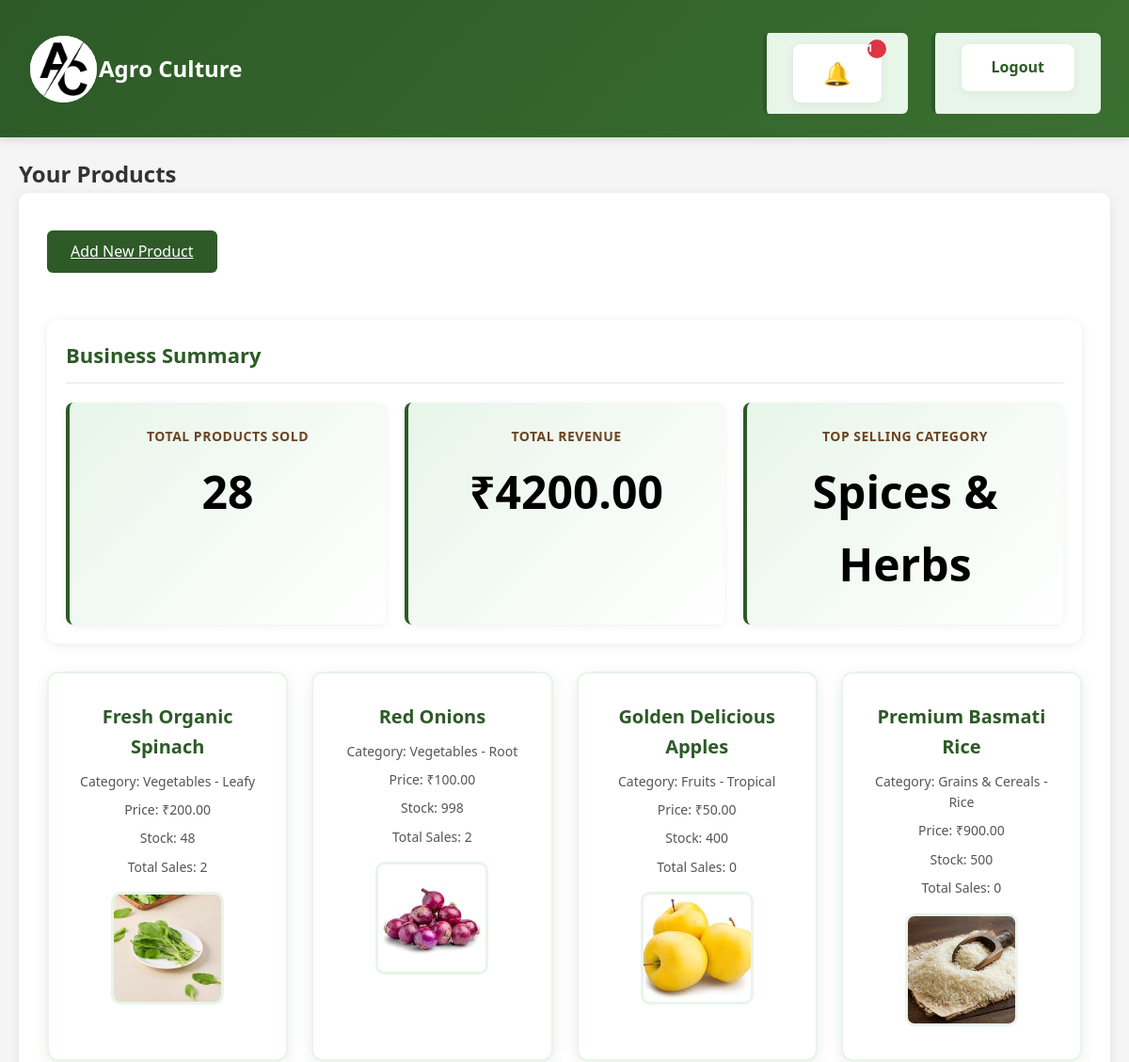
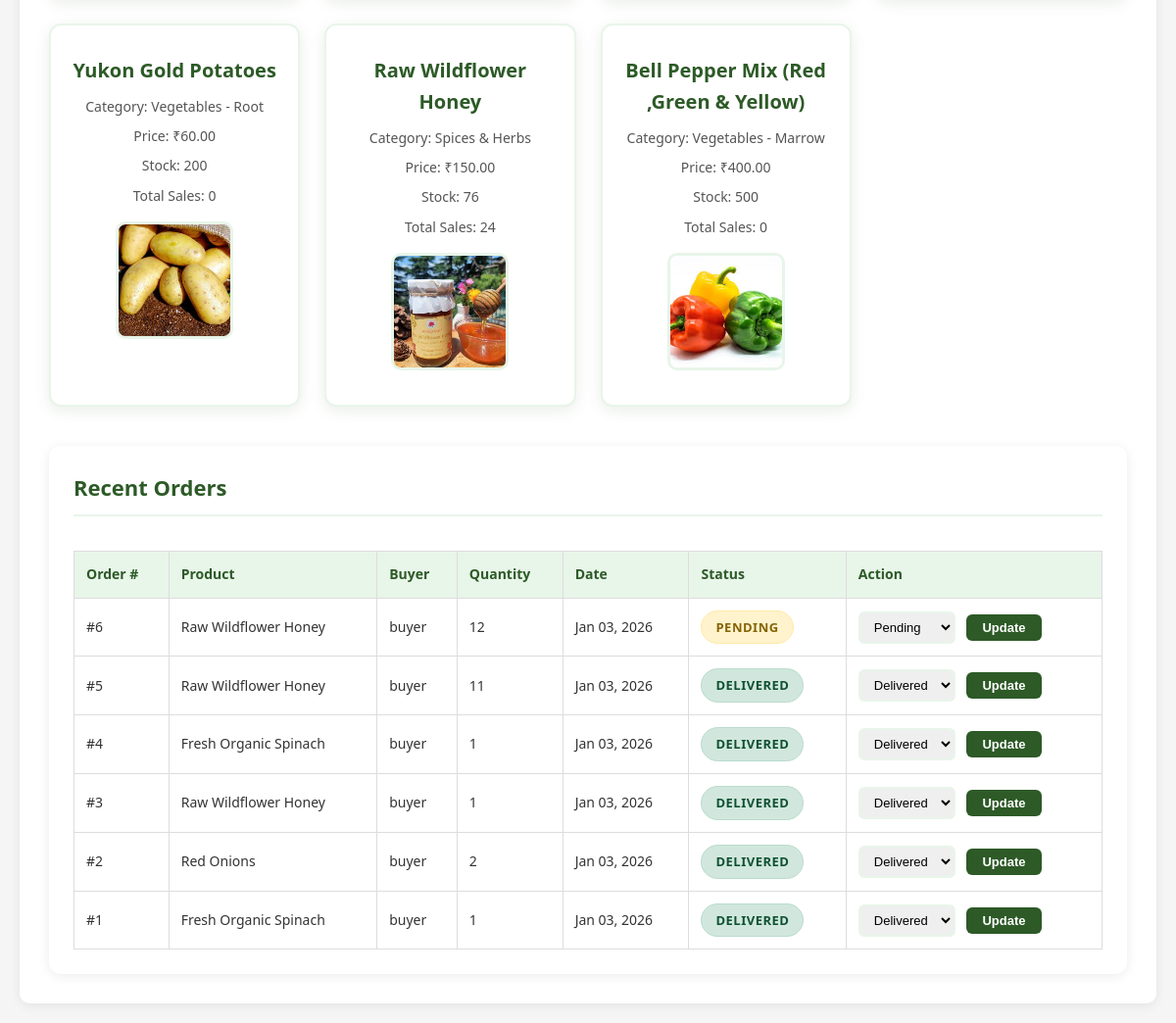
The app's page /farmer_dashboard/ (signed in) with its own data (2 pictures, top to bottom).
### marketplace/models.py (models this page shows, shortened)
class Product(models.Model):
	CATEGORY_CHOICES = [
		('Vegetables - Leafy', 'Vegetables - Leafy'),
		('Vegetables - Root', 'Vegetables - Root'),
		('Vegetables - Marrow', 'Vegetables - Marrow'),
		('Fruits - Seasonal', 'Fruits - Seasonal'),
		('Fruits - Tropical', 'Fruits - Tropical'),
		('Fruits - Berries', 'Fruits - Berries'),
		('Grains & Cereals - Rice', 'Grains & Cereals - Rice'),
		('Grains & Cereals - Wheat', 'Grains & Cereals - Wheat'),
		('Grains & Cereals - Corn', 'Grains & Cereals - Corn'),
		('Pulses & Legumes - Lentils', 'Pulses & Legumes - Lentils'),
		('Pulses & Legumes - Beans', 'Pulses & Legumes - Beans'),
		('Pulses & Legumes - Peas', 'Pulses & Legumes - Peas'),
		('Dairy Products - Milk', 'Dairy Products - Milk'),
		('Dairy Products - Butter', 'Dairy Products - Butter'),
		('Dairy Products - Cheese', 'Dairy Products - Cheese'),
		('Livestock - Poultry', 'Livestock - Poultry'),
		('Livestock - Cattle', 'Livestock - Cattle'),
		('Livestock - Sheep', 'Livestock - Sheep'),
		('Spices & Herbs', 'Spices & Herbs'),
	]
	name = models.CharField(max_length=100)
	category = models.CharField(max_length=50, choices=CATEGORY_CHOICES)
	price = models.DecimalField(max_digits=10, decimal_places=2)
	quantity = models.PositiveIntegerField()
	image = models.ImageField(upload_to='product_images/', blank=True, null=True)
	farmer = models.ForeignKey(User, on_delete=models.CASCADE, related_name='products', validators=[validate_farmer])

class Order(models.Model):
	STATUS_CHOICES = [
		('Pending', 'Pending'),
		('Shipped', 'Shipped'),
		('Delivered', 'Delivered'),
	]
	buyer = models.ForeignKey(User, on_delete=models.CASCADE, related_name='orders')
	product = models.ForeignKey(Product, on_delete=models.CASCADE)
	quantity = models.PositiveIntegerField()
	order_date = models.DateTimeField(auto_now_add=True)
	status = models.CharField(max_length=20, choices=STATUS_CHOICES, default='Pending')

### marketplace/views.py (the view)
# urls.py: path('farmer_dashboard/', views.farmer_products, name='farmer_dashboard'),
@login_required
def farmer_products(request):
	user = request.user
	if not hasattr(user, 'userprofile') or user.userprofile.role != 'Farmer':
		messages.error(request, 'Access denied. Only Farmers can view this page.')
		return redirect('login')
	products = Product.objects.filter(farmer=user)
	total_sales = {}
	total_products_sold = 0
	total_revenue = 0
	category_sales = {}
	for product in products:
		product_sold = Order.objects.filter(product=product).aggregate(Sum('quantity'))['quantity__sum'] or 0
		total_sales[product.id] = product_sold
		total_products_sold += product_sold
		orders = Order.objects.filter(product=product)
		for order in orders:
			total_revenue += order.quantity * product.price
		if product.category not in category_sales:
			category_sales[product.category] = 0
		category_sales[product.category] += product_sold
	top_category = max(category_sales, key=category_sales.get) if category_sales else 'N/A'
	orders = Order.objects.filter(product__farmer=user).select_related('product', 'buyer').order_by('-order_date')
	return render(request, 'farmer_products.html', {
		'products': products,
		'total_sales': total_sales,
		'total_products_sold': total_products_sold,
		'total_revenue': total_revenue,
		'top_category': top_category,
		'orders': orders,
	})

### marketplace/templatetags/custom_filters.py (called while the page is built)
@register.filter(name='get_item')
def get_item(dictionary, key):
    if isinstance(dictionary, dict):
        return dictionary.get(key)
    return None

### templates/farmer_products.html (shortened to what this page needs)
{% extends 'base.html' %}
{% load custom_filters %}
{% block content %}
<h2>Your Products</h2>
<div class="dashboard">
    <a href="{% url 'add_product' %}" class="file-upload-btn" style="margin-bottom:20px;display:inline-block;">Add New Product</a>
    <div class="business-summary">
        <h3>Business Summary</h3>
        <div class="summary-cards">
            <div class="summary-card">
                <h4>Total Products Sold</h4>
                <p class="summary-value">{{ total_products_sold }}</p>
            </div>
            <div class="summary-card">
                <h4>Total Revenue</h4>
                <p class="summary-value">₹{{ total_revenue }}</p>
            </div>
            <div class="summary-card">
                <h4>Top Selling Category</h4>
                <p class="summary-value">{{ top_category }}</p>
            </div>
        </div>
    </div>
    <div class="product-cards">
        {% for product in products %}
        <div class="card">
            <h4>{{ product.name }}</h4>
            <p>Category: {{ product.category }}</p>
            <p>Price: ₹{{ product.price }}</p>
            <p>Stock: {{ product.quantity }}</p>
            <p>Total Sales: {{ total_sales|get_item:product.id }}</p>
            {% if product.image %}
            <img src="{{ product.image.url }}" alt="{{ product.name }}" class="product-img">
            {% endif %}
        </div>
        {% empty %}
        <p>No products uploaded yet.</p>
        {% endfor %}
    </div>
    <div class="orders-management">
        <h3>Recent Orders</h3>
        <div class="orders-table">
            <table>
                <thead>
                    <tr>
                        <th>Order #</th>
                        <th>Product</th>
                        <th>Buyer</th>
                        <th>Quantity</th>
                        <th>Date</th>
                        <th>Status</th>
                        <th>Action</th>
                    </tr>
                </thead>
                <tbody>
                    {% for order in orders %}
                    <tr>
                        <td>#{{ order.id }}</td>
                        <td>{{ order.product.name }}</td>
                        <td>{{ order.buyer.username }}</td>
                        <td>{{ order.quantity }}</td>
                        <td>{{ order.order_date|date:"M d, Y" }}</td>
                        <td><span class="order-status status-{{ order.status|lower }}" id="status-{{ order.id }}">{{ order.status }}</span></td>
                        <td>
                            <select class="status-select" data-order-id="{{ order.id }}">
                                {% for value, label in order.STATUS_CHOICES %}
                                    <option value="{{ value }}" {% if order.status == value %}selected{% endif %}>{{ label }}</option>
                                {% endfor %}
                            </select>
                            <button class="update-status-btn" data-order-id="{{ order.id }}">Update</button>
                        </td>
                    </tr>
                    {% empty %}
                    <tr><td colspan="7" style="text-align:center; padding:15px;">No orders yet.</td></tr>
                    {% endfor %}
                </tbody>
            </table>
        </div>
    </div>
</div>
{% endblock %}

### static/css/style.css (style rules this page uses)
* { margin: 0; padding: 0; box-sizing: border-box; }
body { font-family: 'Segoe UI', Tahoma, Geneva, Verdana, sans-serif; background-color: #f5f5f5; color: #333; line-height: 1.6; }
.dashboard { background: #ffffff; border-radius: 10px; padding: 30px; box-shadow: 0 2px 12px rgba(0,0,0,0.08); }
.dashboard h2, .dashboard h3 { color: #2d5a27; margin-bottom: 20px; }
.product-cards, .marketplace-grid { display: grid; grid-template-columns: repeat(auto-fill, minmax(250px, 1fr)); gap: 25px; margin-top: 25px; }
.card, .market-card { background: #ffffff; border-radius: 12px; box-shadow: 0 4px 15px rgba(45, 90, 39, 0.1); padding: 20px; text-align: center; transition: transform 0.3s ease, box-shadow 0.3s ease; border: 2px solid #e8f5e9; position: relative; }
.card h4, .market-card h4 { color: #2d5a27; font-size: 20px; margin: 10px 0; font-weight: 600; }
.card p, .market-card p { color: #555; margin: 8px 0; font-size: 14px; }
.product-img { width: 120px; height: 120px; object-fit: cover; border-radius: 10px; margin: 15px auto; border: 3px solid #e8f5e9; display: block; }
.summary-card { background: linear-gradient(135deg, #2d5a27 0%, #3a7030 100%); color: #ffffff; border-radius: 12px; box-shadow: 0 4px 15px rgba(45, 90, 39, 0.2); padding: 30px; text-align: center; }
.summary-card p { font-size: 48px; font-weight: bold; color: #000000ff; }
.file-upload-btn { display: inline-block; background: #2d5a27; color: #fff; padding: 10px 25px; border-radius: 6px; cursor: pointer; transition: background 0.3s ease; margin-top: 10px; }
.business-summary { margin: 30px 0; padding: 20px; background: #ffffff; border-radius: 12px; box-shadow: 0 2px 12px rgba(0,0,0,0.08); }
.business-summary h3 { color: #2d5a27; margin-bottom: 20px; font-size: 22px; border-bottom: 2px solid #e8f5e9; padding-bottom: 10px; }
.summary-cards { display: grid; grid-template-columns: repeat(auto-fit, minmax(250px, 1fr)); gap: 20px; margin-top: 15px; }
.summary-card { background: linear-gradient(135deg, #e8f5e9 0%, #ffffff 100%); border-left: 4px solid #2d5a27; padding: 25px; border-radius: 8px; box-shadow: 0 2px 8px rgba(0,0,0,0.06); transition: transform 0.3s ease, box-shadow 0.3s ease; }
.summary-card h4 { color: #6b4423; font-size: 14px; font-weight: 600; margin-bottom: 10px; text-transform: uppercase; letter-spacing: 0.5px; }
.summary-value { color: #1a1a1a; font-size: 32px; font-weight: bold; margin: 0; }
.order-status { padding: 6px 14px; border-radius: 20px; font-size: 13px; font-weight: 600; display: inline-block; text-transform: uppercase; letter-spacing: 0.5px; }
.status-pending { background: #fff3cd; color: #856404; border: 1px solid #ffeaa7; }
.status-delivered { background: #d1e7dd; color: #0f5132; border: 1px solid #badbcc; }
.orders-management { margin-top: 40px; background: #ffffff; padding: 25px; border-radius: 12px; box-shadow: 0 2px 12px rgba(0,0,0,0.08); }
.orders-management h3 { color: #2d5a27; margin-bottom: 20px; font-size: 22px; border-bottom: 2px solid #e8f5e9; padding-bottom: 10px; }
.orders-table { overflow-x: auto; }
.orders-table table { width: 100%; border-collapse: collapse; margin-top: 15px; }
.orders-table thead { background: #e8f5e9; }
.orders-table th { padding: 12px; text-align: left; color: #2d5a27; font-weight: 600; font-size: 14px; border: 1px solid #ddd; }
.orders-table td { padding: 12px; border: 1px solid #ddd; font-size: 14px; color: #333; }
.status-select { padding: 6px 10px; border: 2px solid #e8f5e9; border-radius: 6px; font-size: 13px; outline: none; cursor: pointer; margin-right: 8px; transition: border-color 0.3s ease; }
.update-status-btn { background: #2d5a27; color: #ffffff; border: none; padding: 6px 16px; border-radius: 6px; cursor: pointer; font-size: 13px; font-weight: 600; transition: background 0.3s ease; }

### records on screen
Product: category "Spices & Herbs", name "Raw Wildflower Honey", price "150.00", quantity "76", id "24", image (picture)
Product: name "Fresh Organic Spinach", category "Vegetables - Leafy", price "200.00", quantity "48", id "2", image (picture)
Product: name "Red Onions", category "Vegetables - Root", price "100.00", quantity "998", id "2", image (picture)
Product: name "Golden Delicious Apples", category "Fruits - Tropical", price "50.00", quantity "400", id "0", image (picture)
Product: name "Premium Basmati Rice", category "Grains & Cereals - Rice", price "900.00", quantity "500", id "0", image (picture)
Product: name "Yukon Gold Potatoes", category "Vegetables - Root", price "60.00", quantity "200", id "0", image (picture)
Product: name "Bell Pepper Mix (Red ,Green & Yellow)", category "Vegetables - Marrow", price "400.00", quantity "500", id "0", image (picture)
Order: id "6", product.name "Raw Wildflower Honey", buyer.username "buyer", quantity "12", order_date "Jan 03, 2026", status "PENDING", status+id "Pending"
Order: id "5", product.name "Raw Wildflower Honey", buyer.username "buyer", quantity "11", order_date "Jan 03, 2026", status "DELIVERED", status+id "Delivered"
Order: id "4", product.name "Fresh Organic Spinach", buyer.username "buyer", quantity "1", order_date "Jan 03, 2026", status "DELIVERED", status+id "Delivered"
Order: id "3", product.name "Raw Wildflower Honey", buyer.username "buyer", quantity "1", order_date "Jan 03, 2026", status "DELIVERED", status+id "Delivered"
Order: id "2", product.name "Red Onions", buyer.username "buyer", quantity "2", order_date "Jan 03, 2026", status "DELIVERED", status+id "Delivered"
Order: id "1", product.name "Fresh Organic Spinach", buyer.username "buyer", quantity "1", order_date "Jan 03, 2026", status "DELIVERED", status+id "Delivered"

### other values on screen
{{ total_products_sold }} "28"
{{ total_revenue }} "4200.00"
